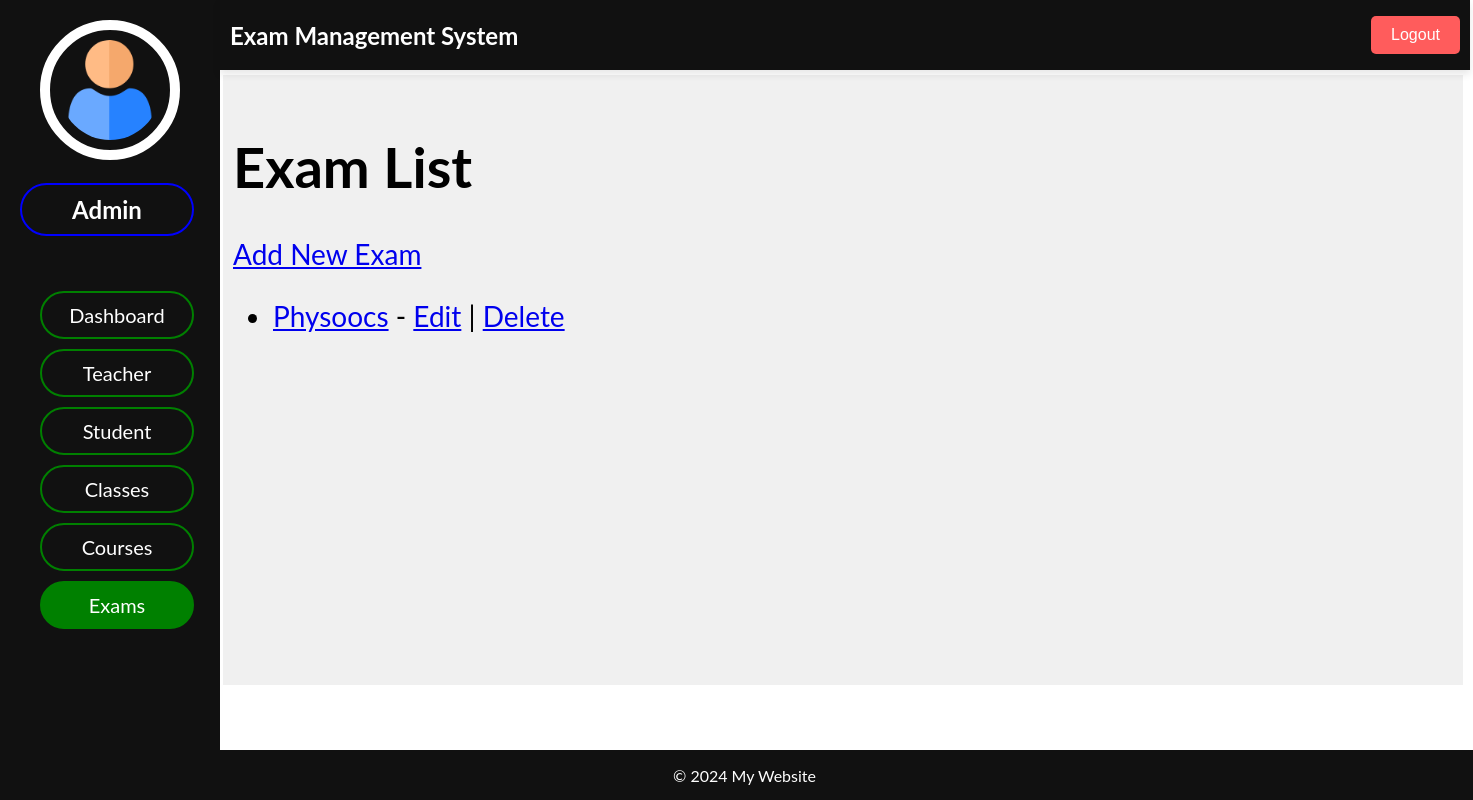
Page /adminpanel/exams/all on the earlier database version.
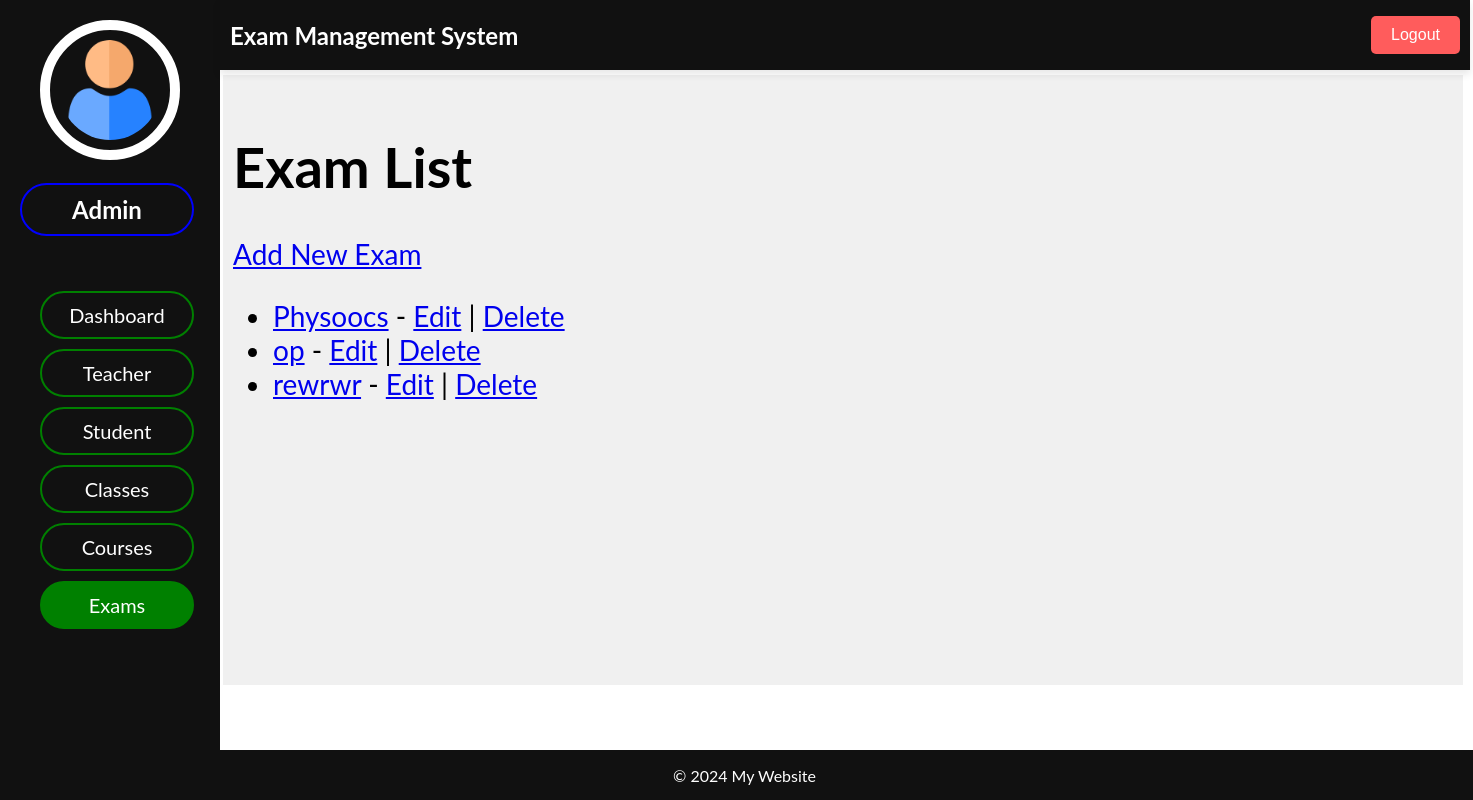
Same page on the later database version.
### admin_panel/models.py (models this page shows, shortened)
class Exam(models.Model):
    exam_id = models.AutoField(primary_key=True)
    name = models.CharField(max_length=100)

### admin_panel/views.py (the view)
# urls.py: path('exams/all', views.exam_list, name='exam_list'),
def exam_list(request):
    exams = Exam.objects.all()
    return render(request, 'exams/exam_list.html', {'exams': exams})

### admin_panel/templates/exams/exam_list.html (shortened to what this page needs)
{% extends "dashboard/index.html" %}
{% block header %}
    {% include "dashboard/header.html" %}
{% endblock header %}
{% block sidenav %}
    {% include "exams/sidenav.html" %}
{% endblock sidenav %}
{% block main %}
    <h1>Exam List</h1>
    <a href="{% url 'exam_create' %}">Add New Exam</a>
    <ul>
        {% for exam in exams %}
            <li>
                <a href="{% url 'exam_detail' exam.pk %}">{{ exam.name }}</a> -
                <a href="{% url 'exam_update' exam.pk %}">Edit</a> |
                <a href="{% url 'exam_delete' exam.pk %}">Delete</a>
            </li>
        {% endfor %}
    </ul>
{% endblock main %}
{% block footer %}
    {% include "dashboard/footer.html" %}
{% endblock footer %}

Differences in the rows shown:
added Exam: name "op"
added Exam: name "rewrwr"
